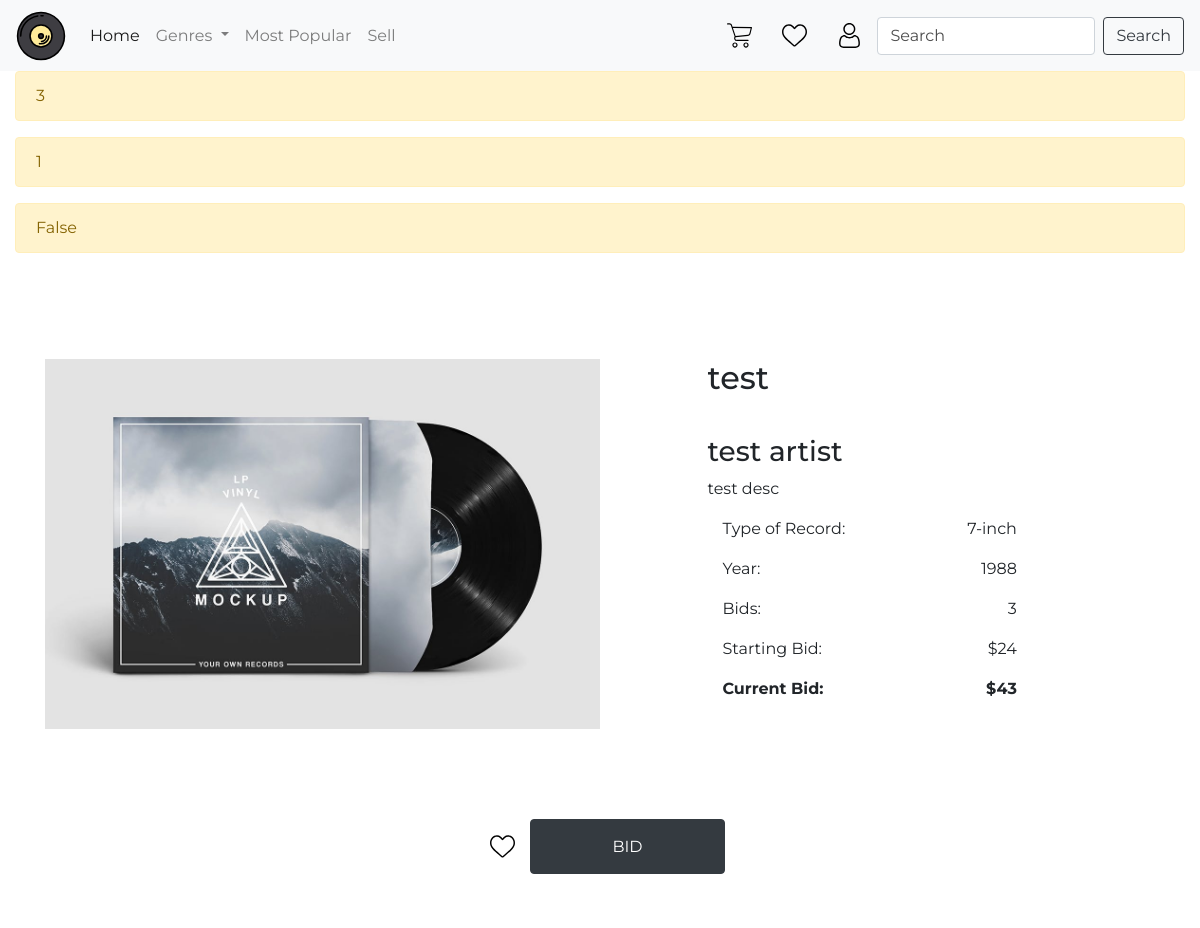
Before: /item/25 (signed in, upper part) with the older database file.
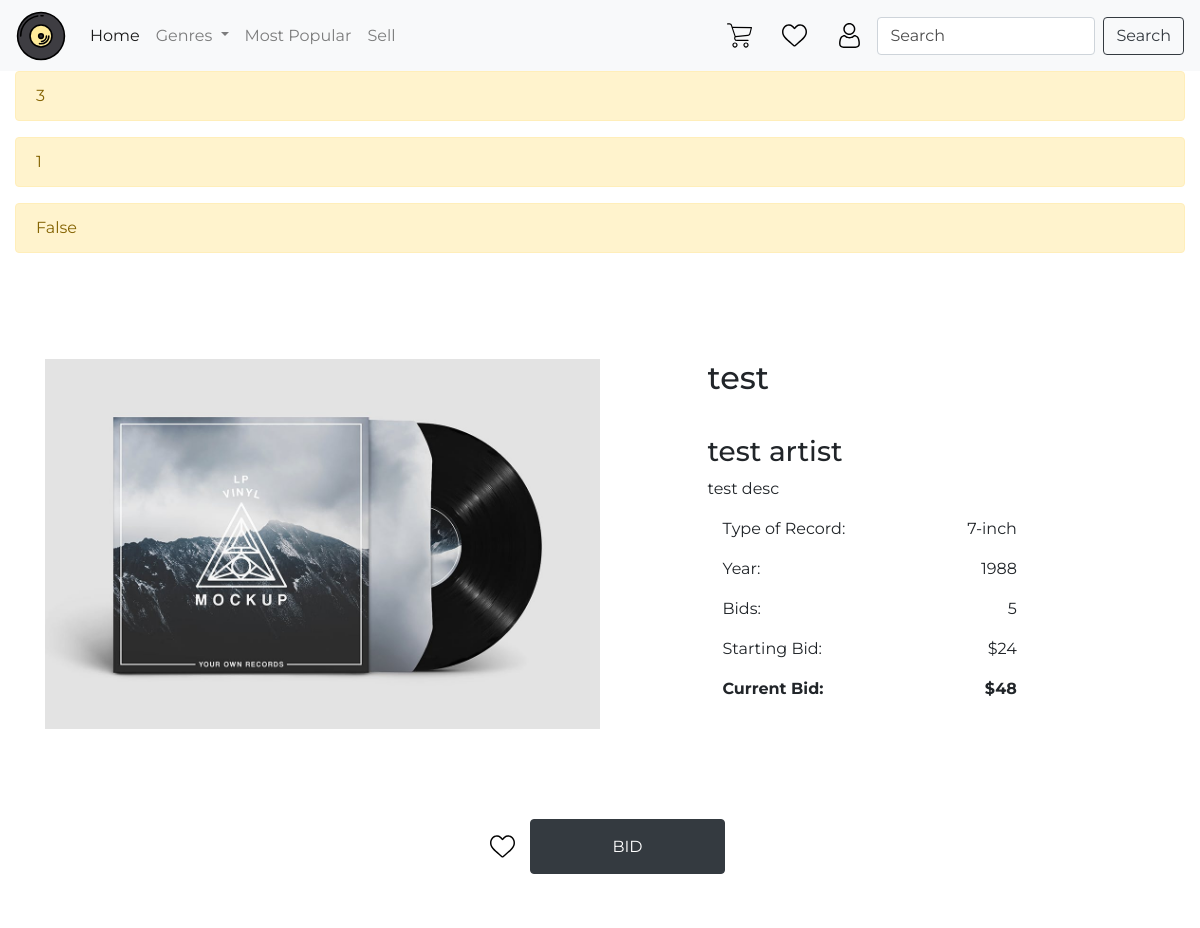
After: the same page with the newer database file.
### auction/models.py (models this page shows, shortened)
class Item(db.Model):
    __tablename__ = 'items'
    id = db.Column(db.Integer, primary_key=True)
    name = db.Column(db.String(100), index=True, nullable=False)
    description = db.Column(db.String(200), nullable=False)
    artist = db.Column(db.String(100), index=True, nullable=False)
    genre = db.Column(db.String(80), index=True, nullable=False)
    year = db.Column(db.Integer, nullable=False)
    designation = db.Column(db.String(80), nullable=False)
    image = db.Column(db.String(400), nullable=False)
    starting_value = db.Column(db.Integer, nullable=False)
    current_value = db.Column(db.Integer, nullable=False)
    bid_number = db.Column(db.Integer, nullable=True)
    status = db.Column(db.String(80), index=True, nullable=False)
    user_id = db.Column(db.Integer, db.ForeignKey('users.id'))
    date_posted = db.Column(db.String, nullable=False)
    watchlists = db.relationship('Watchlist', backref='items')
    bids = db.relationship('Bid', backref='items')

### auction/auth.py (the view)
@bp2.route("/<id>")
def show(id):
    user = int(current_user.get_id())
    itemUserId = int(Item.query.get(id).user_id )
    seller = (itemUserId == user)
    flash(itemUserId)
    flash(user)
    flash(seller)
    if seller:
        form = CloseAuctionForm()
        details = Item.query.filter_by(id=id).first()
        active_bids = Bid.query.filter_by(id=id).first()
        return render_template('seller_details.html', details=details, form=form),\
            render_template('seller_details.html', active_bids=active_bids)
    else:
        form = BidForm()
        details = Item.query.filter_by(id=id).first()
        return render_template('item_details.html', details=details, form=form)

### auction/forms.py
class BidForm(FlaskForm):
    value = IntegerField("Enter Bid Amount:", validators=[NumberRange(min=20), InputRequired
                                                    ("Please bid higher than the current bid")])
    submit = SubmitField("Bid")

### auction/templates/item_details.html (shortened to what this page needs)
{% extends 'base.html' %}
{% import "bootstrap/wtf.html" as wtf %}
{% block content %}
<div class="container-fluid">
    {% with messages = get_flashed_messages() %}
    {% if messages %}
    {% for message in get_flashed_messages() %}
    <div class="alert alert-warning">
        {{message}}
    </div>
    {% endfor %}
    {% endif %}
    {% endwith %}
</div>
<div class="row def-padding space-between">
    <div class="col-lg-6 col-xs-12 top-btm-padding">
        <img class="img-fluid" src={{details.image}} alt="Record Image">
    </div>
    <div class="col-lg-5 col-xs-12 col-sm-12 col-md-12">
        <h2 class="top-btm-padding">{{details.name}}</h2>
        <h3>{{details.artist}}</h3>
        <p class="card-text">{{details.description}}</p>
        <div class="space-between col-lg-9 col-md-10 col-sm-12">
            <p>Type of Record: </p>
            <p>{{details.designation}}</p>
        </div>
        <div class="space-between col-lg-9 col-md-10 col-sm-12">
            <p>Year: </p>
            <p>{{details.year}}</p>
        </div>
        <div class="space-between col-lg-9 col-md-10 col-sm-12">
            <p>Bids: </p>
            <p>{{details.bid_number}}</p>
        </div>
        <div class="space-between col-lg-9 col-md-10 col-sm-12">
            <p>Starting Bid: </p>
            <p>${{details.starting_value}}</p>
        </div>
        <div class="space-between col-lg-9 col-md-10 col-sm-12 font-weight-bold">
            <p>Current Bid: </p>
            <p>${{details.current_value}}</p>
        </div>
    </div>
</div>
<div class="col-12 justify-center space-between">
    <a class="backgr-default icon-default" href="watchlist" id="watchlist-nav-link"></a>
    <button type="button" class="btn btn-dark col-lg-2 col-md-2 col-sm-10 col-xs-10" data-toggle="modal"
        data-target="#bidModal">BID</a>
</div>
<div class="col-12  def-padding ">
</div>
{% endblock %}

Changed rows visible on the page:
changed Item "test": bid_number "3" → "5"; current_value "43" → "48"
